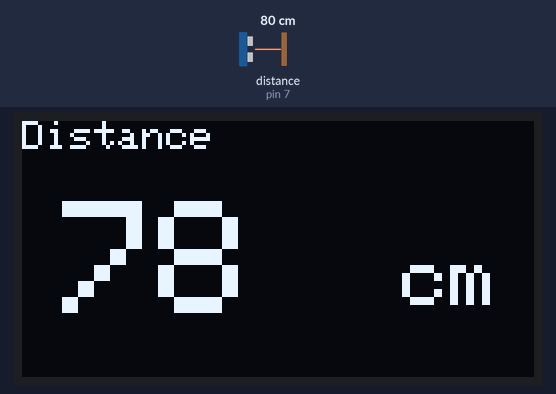
The sketch below on a simulated Arduino Uno, built with avr-gcc and run on an emulated ATmega328P. Parts: 128×64 one-colour display. Wiring (inferred from the names in the program): ultrasonic range finder: trigger pin 6; echo pin 7. Inputs (shaded band) come from the test bench; at power-on: distance to the obstacle (sensor on pin 7) 80 cm. The echo pulse lasts 58.3 µs per cm; what the sketch prints to the serial monitor is not drawn.

Above: at 1.2 s.
1.3 s: distance to the obstacle (sensor on pin 7) set to 120 cm
At 2.3 s:
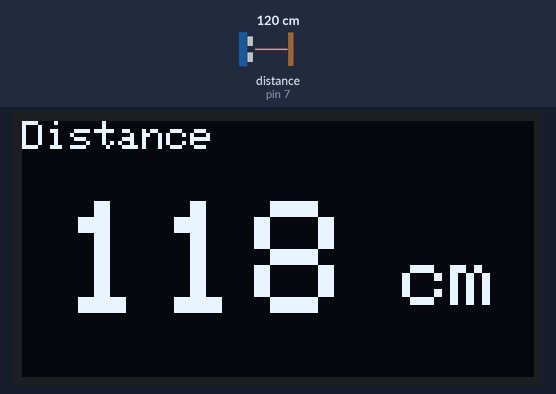
2.9 s: distance to the obstacle (sensor on pin 7) set to 35 cm
At 4.1 s:
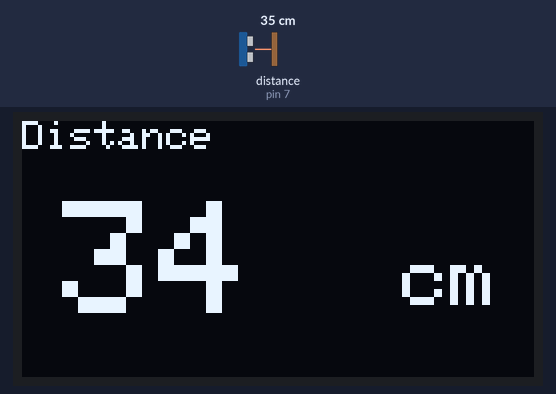
4.6 s: distance to the obstacle (sensor on pin 7) set to 2 cm
At 5.8 s:
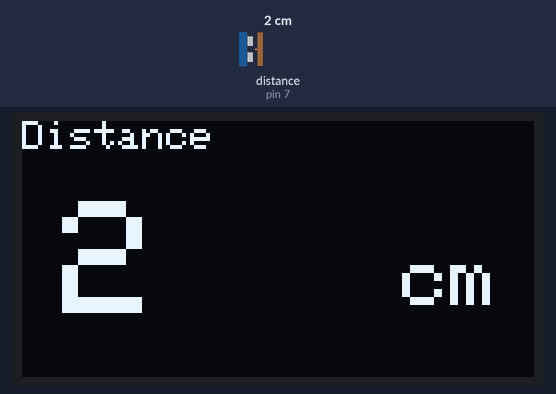
Timing chart, 0 to 7.6 s (numbered marks = the images above; inputs shaded):
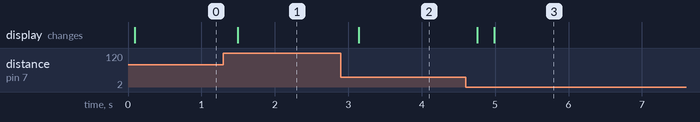

The sketch:

7-1.6.ino
```cpp
#include <Wire.h>
#include <Adafruit_GFX.h>
#include <Adafruit_SSD1306.h>

#define SCREEN_WIDTH 128
#define SCREEN_HEIGHT 64

Adafruit_SSD1306 display(SCREEN_WIDTH, SCREEN_HEIGHT, &Wire, -1);

int trigPin = 6;
int echoPin = 7;

void setup() {
  Serial.begin(9600);
  Wire.begin();

  pinMode(trigPin, OUTPUT);
  pinMode(echoPin, INPUT);

  if (!display.begin(SSD1306_SWITCHCAPVCC, 0x3C)) {
    Serial.println("OLED not found");
    while (true) {
    }
  }

  display.clearDisplay();
  display.display();
}

void loop() {
  // Send trigger pulse
  digitalWrite(trigPin, LOW);
  delayMicroseconds(2);

  digitalWrite(trigPin, HIGH);
  delayMicroseconds(10);
  digitalWrite(trigPin, LOW);

  // Read echo time
  long duration = pulseIn(echoPin, HIGH);

  // Convert to distance in cm
  float distanceCm = duration * 0.034 / 2.0;

  // Serial output for debugging
  Serial.print("Distance: ");
  Serial.print(distanceCm);
  Serial.println(" cm");

  // OLED display
  display.clearDisplay();
  display.setTextColor(SSD1306_WHITE);

  // Small label
  display.setTextSize(1);
  display.setCursor(0, 0);
  display.println("Distance");

  // Large bold-style number
  display.setTextSize(4);
  display.setCursor(10, 20);
  display.print((int)distanceCm);

  // Unit
  display.setTextSize(2);
  display.setCursor(95, 32);
  display.print("cm");

  display.display();

  delay(200);
}
```

Measured:
- after the input at 1.3 s, the display: changes after 0.19 s (image 1)
- after the input at 2.9 s, the display: changes after 0.24 s (image 2)
- after the input at 4.6 s, the display: first changes after 0.16 s (image 3 shows a later state)
